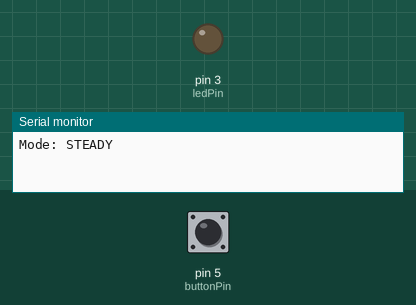
The sketch below on a simulated Arduino Nano, built with avr-gcc and run on an emulated ATmega328P. Shown: output pins drawn as LEDs (lit = HIGH), the last lines printed to the serial monitor. Dashed ring = blinking. Inputs (shaded band) come from the test bench; at power-on: pin 5 (buttonPin) HIGH.

Above: at 1.2 s.
1.3 s: pin 5 (buttonPin) pulled LOW for 0.15 s
At 2.1 s:
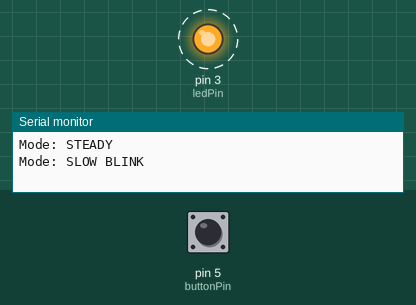
4.4 s: pin 5 (buttonPin) pulled LOW for 1 s
At 4.82 s:
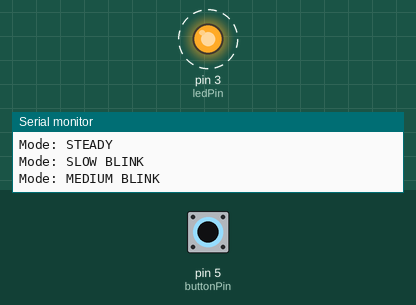
7.4 s: pin 5 (buttonPin) driven LOW
At 7.6 s:
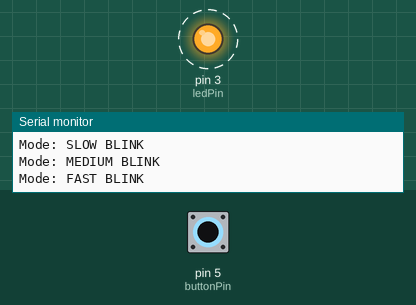
Timing chart, 0 to 16.4 s (numbered marks = the images above; inputs shaded):
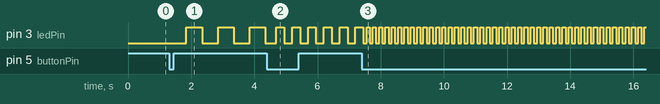

Measured:
- after the input at 1.3 s, pin 3 (ledPin): alternates HIGH for 0.50 s and LOW for 0.50 s, starting after 0.55 s
- after the input at 4.4 s, pin 3 (ledPin): alternates HIGH for 0.25 s and LOW for 0.25 s, starting after 0.30 s
- after the input at 7.4 s, pin 3 (ledPin): alternates HIGH for 0.10 s and LOW for 0.10 s, starting after 0.15 s

The sketch:

hw3-2-2.ino
```cpp
// PART 2: DIFFERENT STATES
// Arduino Nano

const int buttonPin = 5;
const int ledPin = 3;

// Button variables
int lastButtonReading = HIGH;
int buttonState = HIGH;

unsigned long lastDebounceTime = 0;
const unsigned long debounceDelay = 50;

// LED modes
int currentMode = 0;

// LED timer
unsigned long previousMillis = 0;
int ledState = LOW;

// =================================
// SETUP
// =================================

void setup() {
  Serial.begin(9600);

  pinMode(buttonPin, INPUT_PULLUP);
  pinMode(ledPin, OUTPUT);

  // Initial state: STEADY ON
  digitalWrite(ledPin, LOW);

  Serial.println("Mode: STEADY");
}

// =================================
// MAIN LOOP
// =================================

void loop() {

  checkButton();

  unsigned long currentMillis = millis();

  // MODE 0: STEADY LIGHT
  if (currentMode == 0) {
    digitalWrite(ledPin, LOW);
  }

  // MODE 1: SLOW BLINK
  else if (currentMode == 1) {
    blinkLED(currentMillis, 500);
  }

  // MODE 2: MEDIUM BLINK
  else if (currentMode == 2) {
    blinkLED(currentMillis, 250);
  }

  // MODE 3: FAST BLINK
  else if (currentMode == 3) {
    blinkLED(currentMillis, 100);
  }
}

// =================================
// BUTTON FUNCTION
// =================================

void checkButton() {

  int reading = digitalRead(buttonPin);

  if (reading != lastButtonReading) {
    lastDebounceTime = millis();
  }

  if (millis() - lastDebounceTime > debounceDelay) {

    if (reading != buttonState) {

      buttonState = reading;

      // Detect button press
      if (buttonState == LOW) {

        currentMode++;

        // Fourth press returns to steady
        if (currentMode > 3) {
          currentMode = 0;
        }

        // Reset blink timing
        previousMillis = millis();
        ledState = LOW;

        digitalWrite(ledPin, LOW);

        // Print current mode
        if (currentMode == 0) {
          Serial.println("Mode: STEADY");
        }
        else if (currentMode == 1) {
          Serial.println("Mode: SLOW BLINK");
        }
        else if (currentMode == 2) {
          Serial.println("Mode: MEDIUM BLINK");
        }
        else if (currentMode == 3) {
          Serial.println("Mode: FAST BLINK");
        }
      }
    }
  }

  lastButtonReading = reading;
}

// =================================
// BLINK FUNCTION
// =================================

void blinkLED(unsigned long currentMillis, int interval) {

  if (currentMillis - previousMillis >= interval) {

    previousMillis = currentMillis;

    // Switch LED ON and OFF
    if (ledState == LOW) {
      ledState = HIGH;
    }
    else {
      ledState = LOW;
    }

    digitalWrite(ledPin, ledState);
  }
}
```
